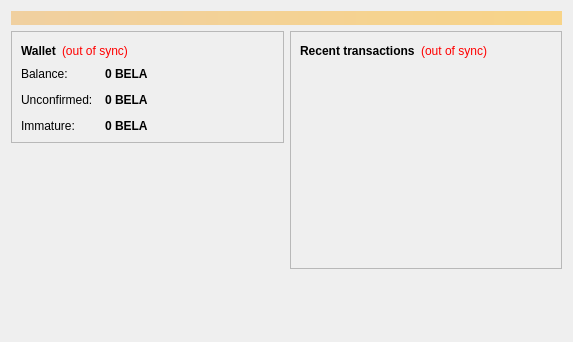
<?xml version="1.0" encoding="UTF-8"?>
<ui version="4.0">
 <class>OverviewPage</class>
 <widget class="QWidget" name="OverviewPage">
  <property name="geometry">
   <rect>
    <x>0</x>
    <y>0</y>
    <width>573</width>
    <height>342</height>
   </rect>
  </property>
  <property name="windowTitle">
   <string>Form</string>
  </property>
  <layout class="QVBoxLayout" name="topLayout">
   <item>
    <widget class="QLabel" name="labelAlerts">
     <property name="visible">
      <bool>false</bool>
     </property>
     <property name="styleSheet">
      <string notr="true">background-color: qlineargradient(x1: 0, y1: 0, x2: 1, y2: 0, stop:0 #F0D0A0, stop:1 #F8D488); color:#000000;</string>
     </property>
     <property name="wordWrap">
      <bool>true</bool>
     </property>
     <property name="margin">
      <number>3</number>
     </property>
    </widget>
   </item>
   <item>
    <layout class="QHBoxLayout" name="horizontalLayout" stretch="1,1">
     <item>
      <layout class="QVBoxLayout" name="verticalLayout_2">
       <item>
        <widget class="QFrame" name="frame">
         <property name="frameShape">
          <enum>QFrame::StyledPanel</enum>
         </property>
         <property name="frameShadow">
          <enum>QFrame::Raised</enum>
         </property>
         <layout class="QVBoxLayout" name="verticalLayout_4">
          <item>
           <layout class="QHBoxLayout" name="horizontalLayout_4">
            <item>
             <widget class="QLabel" name="label_5">
              <property name="font">
               <font>
                <weight>75</weight>
                <bold>true</bold>
               </font>
              </property>
              <property name="text">
               <string>Wallet</string>
              </property>
             </widget>
            </item>
            <item>
             <widget class="QLabel" name="labelWalletStatus">
              <property name="toolTip">
               <string>The displayed information may be out of date. Your wallet automatically synchronizes with the BellaCoin network after a connection is established, but this process has not completed yet.</string>
              </property>
              <property name="styleSheet">
               <string notr="true">QLabel { color: red; }</string>
              </property>
              <property name="text">
               <string notr="true">(out of sync)</string>
              </property>
              <property name="alignment">
               <set>Qt::AlignLeading|Qt::AlignLeft|Qt::AlignVCenter</set>
              </property>
             </widget>
            </item>
            <item>
             <spacer name="horizontalSpacer_2">
              <property name="orientation">
               <enum>Qt::Horizontal</enum>
              </property>
              <property name="sizeHint" stdset="0">
               <size>
                <width>40</width>
                <height>20</height>
               </size>
              </property>
             </spacer>
            </item>
           </layout>
          </item>
          <item>
           <layout class="QFormLayout" name="formLayout_2">
            <property name="fieldGrowthPolicy">
             <enum>QFormLayout::AllNonFixedFieldsGrow</enum>
            </property>
            <property name="horizontalSpacing">
             <number>12</number>
            </property>
            <property name="verticalSpacing">
             <number>12</number>
            </property>
            <item row="0" column="0">
             <widget class="QLabel" name="label">
              <property name="text">
               <string>Balance:</string>
              </property>
             </widget>
            </item>
            <item row="0" column="1">
             <widget class="QLabel" name="labelBalance">
              <property name="font">
               <font>
                <weight>75</weight>
                <bold>true</bold>
               </font>
              </property>
              <property name="cursor">
               <cursorShape>IBeamCursor</cursorShape>
              </property>
              <property name="toolTip">
               <string>Your current balance</string>
              </property>
              <property name="text">
               <string notr="true">0 BELA</string>
              </property>
              <property name="textInteractionFlags">
               <set>Qt::LinksAccessibleByMouse|Qt::TextSelectableByKeyboard|Qt::TextSelectableByMouse</set>
              </property>
             </widget>
            </item>
            <item row="1" column="0">
             <widget class="QLabel" name="label_3">
              <property name="text">
               <string>Unconfirmed:</string>
              </property>
             </widget>
            </item>
            <item row="1" column="1">
             <widget class="QLabel" name="labelUnconfirmed">
              <property name="font">
               <font>
                <weight>75</weight>
                <bold>true</bold>
               </font>
              </property>
              <property name="cursor">
               <cursorShape>IBeamCursor</cursorShape>
              </property>
              <property name="toolTip">
               <string>Total of transactions that have yet to be confirmed, and do not yet count toward the current balance</string>
              </property>
              <property name="text">
               <string notr="true">0 BELA</string>
              </property>
              <property name="textInteractionFlags">
               <set>Qt::LinksAccessibleByMouse|Qt::TextSelectableByKeyboard|Qt::TextSelectableByMouse</set>
              </property>
             </widget>
            </item>
            <item row="2" column="0">
             <widget class="QLabel" name="labelImmatureText">
              <property name="text">
               <string>Immature:</string>
              </property>
             </widget>
            </item>
            <item row="2" column="1">
             <widget class="QLabel" name="labelImmature">
              <property name="font">
               <font>
                <weight>75</weight>
                <bold>true</bold>
               </font>
              </property>
              <property name="toolTip">
               <string>Mined balance that has not yet matured</string>
              </property>
              <property name="text">
               <string notr="true">0 BELA</string>
              </property>
              <property name="textInteractionFlags">
               <set>Qt::LinksAccessibleByMouse|Qt::TextSelectableByKeyboard|Qt::TextSelectableByMouse</set>
              </property>
             </widget>
            </item>
           </layout>
          </item>
         </layout>
        </widget>
       </item>
       <item>
        <spacer name="verticalSpacer">
         <property name="orientation">
          <enum>Qt::Vertical</enum>
         </property>
         <property name="sizeHint" stdset="0">
          <size>
           <width>20</width>
           <height>40</height>
          </size>
         </property>
        </spacer>
       </item>
      </layout>
     </item>
     <item>
      <layout class="QVBoxLayout" name="verticalLayout_3">
       <item>
        <widget class="QFrame" name="frame_2">
         <property name="frameShape">
          <enum>QFrame::StyledPanel</enum>
         </property>
         <property name="frameShadow">
          <enum>QFrame::Raised</enum>
         </property>
         <layout class="QVBoxLayout" name="verticalLayout">
          <item>
           <layout class="QHBoxLayout" name="horizontalLayout_2">
            <item>
             <widget class="QLabel" name="label_4">
              <property name="text">
               <string>&lt;b&gt;Recent transactions&lt;/b&gt;</string>
              </property>
             </widget>
            </item>
            <item>
             <widget class="QLabel" name="labelTransactionsStatus">
              <property name="toolTip">
               <string>The displayed information may be out of date. Your wallet automatically synchronizes with the BellaCoin network after a connection is established, but this process has not completed yet.</string>
              </property>
              <property name="styleSheet">
               <string notr="true">QLabel { color: red; }</string>
              </property>
              <property name="text">
               <string notr="true">(out of sync)</string>
              </property>
              <property name="alignment">
               <set>Qt::AlignRight|Qt::AlignTrailing|Qt::AlignVCenter</set>
              </property>
             </widget>
            </item>
            <item>
             <spacer name="horizontalSpacer">
              <property name="orientation">
               <enum>Qt::Horizontal</enum>
              </property>
              <property name="sizeHint" stdset="0">
               <size>
                <width>40</width>
                <height>20</height>
               </size>
              </property>
             </spacer>
            </item>
           </layout>
          </item>
          <item>
           <widget class="QListView" name="listTransactions">
            <property name="styleSheet">
             <string notr="true">QListView { background: transparent; }</string>
            </property>
            <property name="frameShape">
             <enum>QFrame::NoFrame</enum>
            </property>
            <property name="verticalScrollBarPolicy">
             <enum>Qt::ScrollBarAlwaysOff</enum>
            </property>
            <property name="horizontalScrollBarPolicy">
             <enum>Qt::ScrollBarAlwaysOff</enum>
            </property>
            <property name="selectionMode">
             <enum>QAbstractItemView::NoSelection</enum>
            </property>
           </widget>
          </item>
         </layout>
        </widget>
       </item>
       <item>
        <spacer name="verticalSpacer_2">
         <property name="orientation">
          <enum>Qt::Vertical</enum>
         </property>
         <property name="sizeHint" stdset="0">
          <size>
           <width>20</width>
           <height>40</height>
          </size>
         </property>
        </spacer>
       </item>
      </layout>
     </item>
    </layout>
   </item>
  </layout>
 </widget>
 <resources/>
 <connections/>
</ui>
